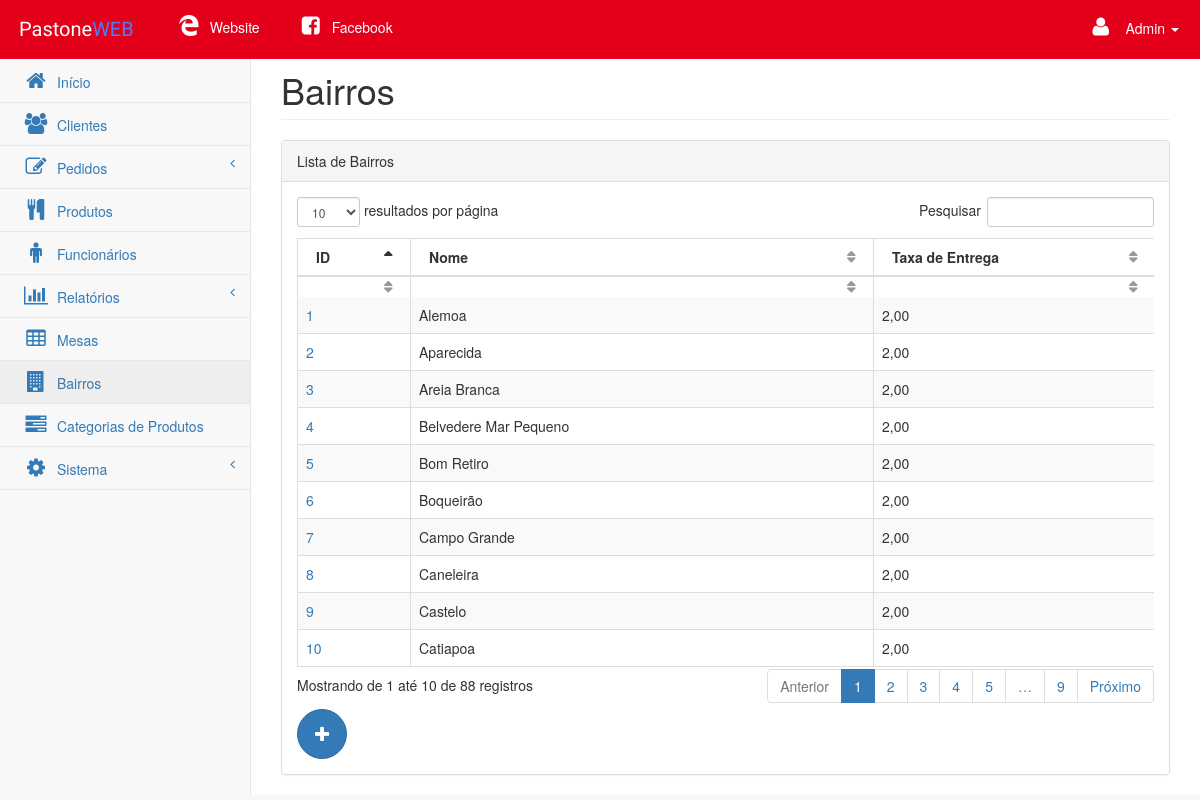
Screenshot of /app/view/pages/bairros.php (signed in) with the database file from the repository.
### tables this page shows
CREATE TABLE IF NOT EXISTS `bairro` (
  `id` int(3) NOT NULL AUTO_INCREMENT,
  `nome_bairro` varchar(50) NOT NULL DEFAULT '0',
  `taxa_entrega` decimal(8,2) NOT NULL DEFAULT '0.00',
  PRIMARY KEY (`id`)
);

### app/model/DAO/bairroDAO.php (called while the page is built, shortened)
<?php
    include_once '../../model/Bairro.php';
    class bairroDAO{
        private $conn;
        function __construct($conn){
            $this->conn = $conn;
        }
        function listarBairros(){
            $query  = "select * from bairro";
            $result = $this->conn->query($query);
            $bairros = array();
            while ($bairro = $result->fetch_array()) {
                $bairro2 = new Bairro(
                    $bairro['id'],
                    $bairro['nome_bairro'],
                    $bairro['taxa_entrega']);
                $bairros[] = $bairro2;
            }
            return $bairros;
        }
    }
?>

### app/model/Bairro.php (called while the page is built, shortened)
<?php
    class Bairro{
        private $id;
        private $nome;
        private $taxaEntrega;
        function __construct($id, $nome, $taxaEntrega){
            $this->id          = $id;
            $this->nome        = $nome;
            $this->taxaEntrega = $taxaEntrega;
        }
        public function getId(){
            return $this->id;
        }
        public function getNome(){
            return $this->nome;
        }
        public function getTaxaEntrega(){
            return $this->taxaEntrega;
        }
    }
?>

### app/view/functionsTratamentoString.php (called while the page is built, shortened)
<?php
    function valorMoedaVirgula($valor){
        return number_format($valor, 2, ',', '.');
    }
?>

### app/view/functionsBairro.php (the view, shortened to what this page needs)
<?php
    include_once '../../model/DAO/bairroDAO.php';
    include_once '../functionsTratamentoString.php';
    function imprimeBairros(){
        $cf   = new connectionFactory();
        $conn = $cf->getConnection();
        $CDAO    = new bairroDAO($conn);
        $bairros = $CDAO->listarBairros();
        $output = "";
        if(isset($bairros)){
            $cont = 0;
            foreach($bairros as $b) {
                $class = ($cont%2==0)?"even gradeC":"odd gradeA";
                $output .= "<tr class='$class'>
                                <td><a href='cadastro-bairro.php?id=".$b->getId()."'>".$b->getId()."</a></td>
                                <td>".$b->getNome()."</td>
                                <td>".valorMoedaVirgula($b->getTaxaEntrega())."</td>
                            </tr>";
                $cont++;
            }
        }
        echo $output;
    }
?>

### public/css/startmin.css (style rules this page uses)
th, td { white-space: nowrap; }
body { background-color: #f8f8f8; }

### rows the page displays
bairro: id "1", nome_bairro "Alemoa", taxa_entrega "2,00"
bairro: id "2", nome_bairro "Aparecida", taxa_entrega "2,00"
bairro: id "3", nome_bairro "Areia Branca", taxa_entrega "2,00"
bairro: id "4", nome_bairro "Belvedere Mar Pequeno", taxa_entrega "2,00"
bairro: id "5", nome_bairro "Bom Retiro", taxa_entrega "2,00"
bairro: id "6", nome_bairro "Boqueirão", taxa_entrega "2,00"
bairro: id "7", nome_bairro "Campo Grande", taxa_entrega "2,00"
bairro: id "8", nome_bairro "Caneleira", taxa_entrega "2,00"
bairro: id "9", nome_bairro "Castelo", taxa_entrega "2,00"
bairro: id "10", nome_bairro "Catiapoa", taxa_entrega "2,00"

### other values shown
$temp[0] "Admin"
